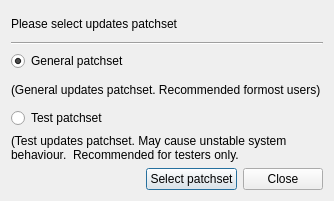
<?xml version="1.0" encoding="UTF-8"?>
<ui version="4.0">
 <class>PatchsetDialog</class>
 <widget class="QDialog" name="PatchsetDialog">
  <property name="geometry">
   <rect>
    <x>0</x>
    <y>0</y>
    <width>334</width>
    <height>201</height>
   </rect>
  </property>
  <property name="windowTitle">
   <string>System updates patchset</string>
  </property>
  <layout class="QVBoxLayout" name="verticalLayout">
   <item>
    <widget class="QLabel" name="label">
     <property name="text">
      <string>Please select updates patchset</string>
     </property>
    </widget>
   </item>
   <item>
    <widget class="Line" name="line">
     <property name="orientation">
      <enum>Qt::Horizontal</enum>
     </property>
    </widget>
   </item>
   <item>
    <widget class="QRadioButton" name="generalPatchsetRB">
     <property name="text">
      <string>General patchset</string>
     </property>
     <property name="checked">
      <bool>true</bool>
     </property>
    </widget>
   </item>
   <item>
    <widget class="QLabel" name="label_2">
     <property name="text">
      <string>(General updates patchset. Recommended formost users)</string>
     </property>
     <property name="wordWrap">
      <bool>true</bool>
     </property>
    </widget>
   </item>
   <item>
    <widget class="QRadioButton" name="testPatchsetRB">
     <property name="text">
      <string>Test patchset</string>
     </property>
    </widget>
   </item>
   <item>
    <widget class="QLabel" name="label_3">
     <property name="text">
      <string>(Test updates patchset. May cause unstable system behaviour.  Recommended for testers only.</string>
     </property>
     <property name="wordWrap">
      <bool>true</bool>
     </property>
    </widget>
   </item>
   <item>
    <layout class="QHBoxLayout" name="horizontalLayout">
     <item>
      <spacer name="horizontalSpacer">
       <property name="orientation">
        <enum>Qt::Horizontal</enum>
       </property>
       <property name="sizeHint" stdset="0">
        <size>
         <width>40</width>
         <height>20</height>
        </size>
       </property>
      </spacer>
     </item>
     <item>
      <widget class="QPushButton" name="pushButton">
       <property name="text">
        <string>Select patchset</string>
       </property>
      </widget>
     </item>
     <item>
      <widget class="QPushButton" name="pushButton_2">
       <property name="text">
        <string>Close</string>
       </property>
      </widget>
     </item>
    </layout>
   </item>
  </layout>
 </widget>
 <resources/>
 <connections>
  <connection>
   <sender>pushButton_2</sender>
   <signal>clicked()</signal>
   <receiver>PatchsetDialog</receiver>
   <slot>reject()</slot>
   <hints>
    <hint type="sourcelabel">
     <x>292</x>
     <y>179</y>
    </hint>
    <hint type="destinationlabel">
     <x>89</x>
     <y>167</y>
    </hint>
   </hints>
  </connection>
  <connection>
   <sender>pushButton</sender>
   <signal>clicked()</signal>
   <receiver>PatchsetDialog</receiver>
   <slot>accept()</slot>
   <hints>
    <hint type="sourcelabel">
     <x>184</x>
     <y>183</y>
    </hint>
    <hint type="destinationlabel">
     <x>46</x>
     <y>178</y>
    </hint>
   </hints>
  </connection>
 </connections>
</ui>
